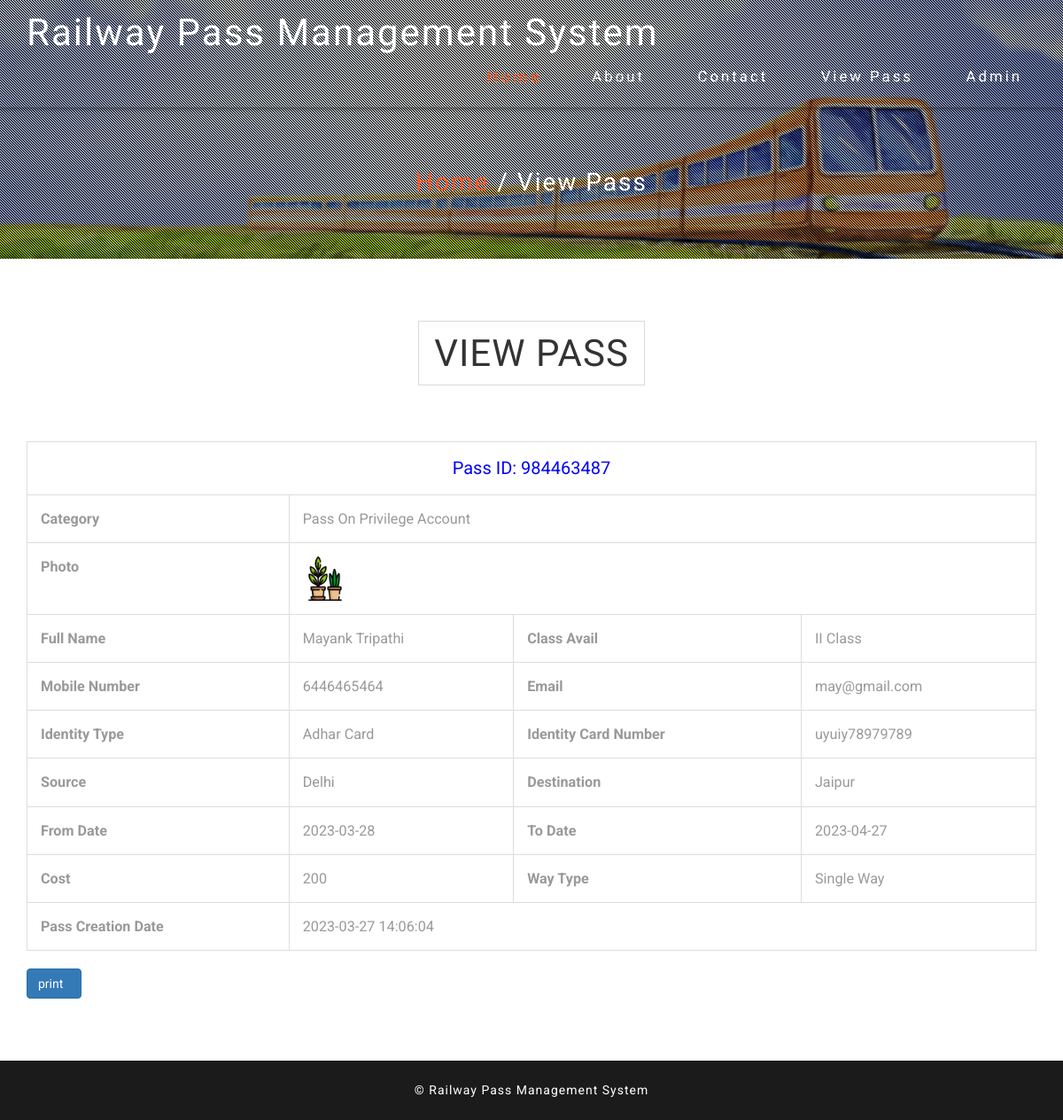
Before: /rpms/view-pass-detail.php?viewid=1 with the older database file.
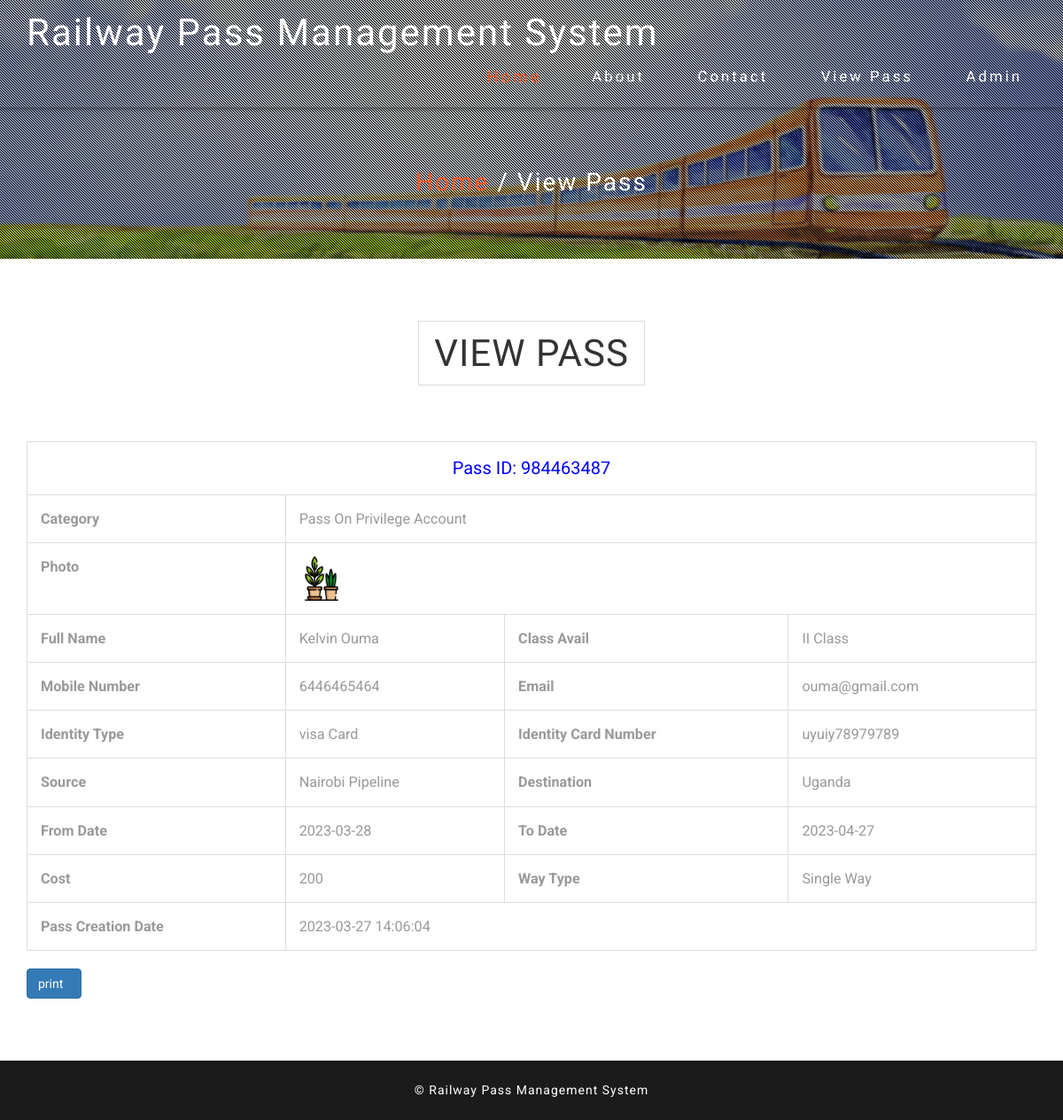
After: the same page with the newer database file.
### tables this page shows
CREATE TABLE `tblpass` (
  `ID` int(10) NOT NULL,
  `PassNumber` varchar(200) DEFAULT NULL,
  `FullName` varchar(200) DEFAULT NULL,
  `ProfileImage` varchar(200) DEFAULT NULL,
  `ContactNumber` bigint(10) DEFAULT NULL,
  `Email` varchar(200) DEFAULT NULL,
  `IdentityType` varchar(200) DEFAULT NULL,
  `IdentityCardno` varchar(200) DEFAULT NULL,
  `Category` varchar(100) DEFAULT NULL,
  `Source` varchar(200) DEFAULT NULL,
  `Destination` varchar(200) DEFAULT NULL,
  `TrainClass` varchar(250) DEFAULT NULL,
  `FromDate` varchar(200) DEFAULT NULL,
  `ToDate` varchar(200) DEFAULT NULL,
  `wayType` varchar(120) DEFAULT NULL,
  `Cost` decimal(10,0) DEFAULT NULL,
  `PasscreationDate` timestamp NULL DEFAULT current_timestamp()
);

### rpms/view-pass-detail.php (the view, shortened to what this page needs)
<?php
include('includes/dbconnection.php');
?>
<!DOCTYPE html>
<html lang="en">
<head>
<link href="css/bootstrap.css" type="text/css" rel="stylesheet" media="all">
<link href="css/style.css" type="text/css" rel="stylesheet" media="all">
<link href="css/font-awesome.css" rel="stylesheet">
</head>
<body>
	<div class="agileits-banner">
		<div class="bnr-agileinfo">
			<?php include_once('includes/header.php');?>
			<div class="banner-text agileinfo about-bnrtext">
				<div class="container">
					<h2><a href="index.php">Home</a> / View Pass</h2>
				</div>
			</div>
		</div>
	</div>
	<div class="contact agileits">
		<div class="container">
			<div class="agileits-title">
				<h3>View Pass</h3>
			</div>
			<div class="contact-agileinfo">
				<div class="table-responsive" id="divToPrint">
                                 <?php
$vid=$_GET['viewid'];
$sql="SELECT * from  tblpass where ID=$vid";
$query = $dbh -> prepare($sql);
$query->execute();
$results=$query->fetchAll(PDO::FETCH_OBJ);
$cnt=1;
if($query->rowCount() > 0)
{
foreach($results as $row)
{               ?>
<table border="2" class="table table-bordered" style="font-size: 18px;" >
<tr align="center">
<td colspan="6" style="font-size:20px;color:blue">
 Pass ID: <?php  echo ($row->PassNumber);?></td></tr>
   <tr>
        <th scope>Category</th>
    <td colspan="3"><?php  echo ($row->Category);?></td>
  </tr>
  <tr>
    <th scope>Photo</th>
    <td colspan="3"><img src="admin/images/<?php  echo ($row->ProfileImage);?>" width="50" height="50"></td>
  </tr>
<tr>
    <th scope>Full Name</th>
    <td><?php  echo ($row->FullName);?></td>
    <th scope>Class Avail</th>
    <td><?php  echo ($row->TrainClass);?></td>
  </tr>
  <tr>
    <th scope>Mobile Number</th>
    <td><?php  echo ($row->ContactNumber);?></td>
    <th scope>Email</th>
    <td><?php  echo ($row->Email);?></td>
  </tr>
<tr>
    <th scope>Identity Type</th>
    <td><?php  echo ($row->IdentityType);?></td>
    <th scope>Identity Card Number</th>
    <td><?php  echo ($row->IdentityCardno);?></td>
  </tr>
  <tr>
    <th scope>Source</th>
    <td><?php  echo ($row->Source);?></td>
    <th scope>Destination</th>
    <td><?php  echo ($row->Destination);?></td>
  </tr>
<tr>
    <th scope>From Date</th>
    <td><?php  echo ($row->FromDate);?></td>
    <th scope>To Date</th>
    <td><?php  echo ($row->ToDate);?></td>
  </tr>
 <tr>
    <th scope>Cost</th>
    <td><?php  echo ($row->Cost);?></td>
    <th scope>Way Type</th>
    <td><?php  echo ($row->wayType);?></td>
  </tr>
    <tr>
    <th scope>Pass Creation Date</th>
    <td colspan="3"><?php  echo ($row->PasscreationDate);?></td>
  </tr>
   <?php $cnt=$cnt+1;}} ?>
   </table>
  <input type="button" style="padding-right: 20px" class="btn btn-primary" value="print" onclick="PrintDiv();" /></p>
                            </div>
			</div>
		</div>
	</div>
<?php include_once('includes/footer.php');?>
</body>
</html>

### rpms/includes/header.php (shortened to what this page needs)
<div class="top-nav w3-agiletop">
                <div class="container">
                    <div class="navbar-header w3llogo">
                        <h1><a href="index.php">Railway Pass Management System</a></h1>
                    </div>
                    <div class="collapse navbar-collapse" id="bs-example-navbar-collapse-1">
                        <div class="w3menu navbar-right">
                            <ul class="nav navbar">
                                <li><a href="index.php" class="active">Home</a></li>
                                <li><a href="about.php">About</a></li>
                                <li><a href="contact.php">Contact</a></li>
                                <li><a href="download-pass.php">View Pass</a></li>
                                <li><a href="admin/index.php">Admin</a></li>
                            </ul>
                        </div>
                        <div class="clearfix"> </div>
                    </div>
                </div>
            </div>

### rpms/includes/footer.php
<div class="copy-right">
	<div class="container">
		<p>© Railway Pass Management System</p>
	</div>
</div>

### rpms/css/style.css (style rules this page uses)
body { margin:0; font-family: 'Roboto', sans-serif; background: #fff; }
body a { transition: 0.5s all; -webkit-transition: 0.5s all; -moz-transition: 0.5s all; -o-transition: 0.5s all; -ms-transition: 0.5s all; text-decoration:none; outline:none; }
h1,h2,h3,h4,h5,h6 { margin:0; font-family: 'Oswald', sans-serif; }
p { margin:0; }
ul,label { margin:0; padding:0; }
.agileits-banner { background:url(../images/bg.jpg)no-repeat center 0px; -webkit-background-size:cover; -moz-background-size:cover; -o-background-size:cover; -ms-background-size:cover; background-size:cover; position: relative; }
.bnr-agileinfo { background: url(../images/overlay.png)rgba(0, 0, 0, 0.25) repeat 0px 0px; }
.w3llogo h1 { font-size: 3em; font-weight: 100; letter-spacing: 2px; }
.w3llogo h1 a { display: inline-block; color: #fff; }
.top-nav { z-index: 999; padding: 1em 0 1.5em; -webkit-box-shadow: 0px 0px 5px 2px rgba(0, 0, 0, 0.35); -moz-box-shadow: 0px 0px 5px 2px rgba(0, 0, 0, 0.35); -o-box-shadow: 0px 0px 5px 2px rgba(0, 0, 0, 0.35); -ms-box-shadow: 0px 0px 5px 2px rgba(0, 0, 0, 0.35); box-shadow: 0px 0px 5px 2px rgba(0, 0, 0, 0.35); }
ul.nav.navbar { text-align: center; margin: 1em 0 0; min-height: inherit; }
.top-nav ul li { margin: 0 0 0 4em; display: inline-block; }
.top-nav ul li a { text-decoration: none; letter-spacing: 3px; font-size: 1.2em; color: #fff; position: relative; font-weight: 300; padding: 0; display: inline-block; font-family: 'Oswald', sans-serif; }
.top-nav ul li a:hover, .top-nav ul li a.active { color: #FF5722 !important; -webkit-border-radius: 2px; -moz-border-radius: 2px; border-radius: 2px; -webkit-transform: scale(1.1); -moz-transform: scale(1.1); -o-transform: scale(1.1); -ms-transform: scale(1.1); transform: scale(1.1); }
.navbar-right { margin-right: 0; }
.banner-text { padding: 21em 0; }
.welcome,.services,.gallery,.team,.subscribe,.contact,.testimonials,.video,.codes { padding: 5em 0; }
.agileits-title { text-align: center; }
.agileits-title h3 { font-size: 3em; text-transform: uppercase; margin-bottom: 1.5em; display: inline-block; border: 1px solid #dadada; padding: .3em 0.4em; letter-spacing: 1px; color:#333; }
P { font-size: 1em; color: #777; line-height: 1.8em; }
.copy-right { padding: 1.5em 0; background: #1b1b1b; }
.copy-right p { text-align: center; color: #fff; letter-spacing: 1px; }
.banner-text.agileinfo.about-bnrtext { padding: 5em 0; text-align: center; }
.banner-text.agileinfo.about-bnrtext h2 { font-size: 2em; color: #fff; font-weight: 300; letter-spacing: 2px; }
.banner-text.agileinfo.about-bnrtext h2 a { color: #FF5722; display: inline-block; -webkit-transition:.5s all; -moz-transition:.5s all; -o-transition:.5s all; -ms-transition:.5s all; transition:.5s all; }
.table td, .table>tbody>tr>td, .table>tbody>tr>th, .table>tfoot>tr>td, .table>tfoot>tr>th, .table>thead>tr>td, .table>thead>tr>th { padding: 15px!important; }
.table > thead > tr > th, .table > tbody > tr > th, .table > tfoot > tr > th, .table > thead > tr > td, .table > tbody > tr > td, .table > tfoot > tr > td { font-size: 0.9em; color: #999; border-top: none !important; }
@media (max-width:1280px) { .banner-text { padding: 16em 0; } }

Changed rows visible on the page:
changed tblpass "Pass On Privilege Account": FullName "Mayank Tripathi" → "Kelvin Ouma"; Email "may@gmail.com" → "ouma@gmail.com"; IdentityType "Adhar Card" → "visa Card"; Source "Delhi" → "Nairobi Pipeline"; Destination "Jaipur" → "Uganda"
